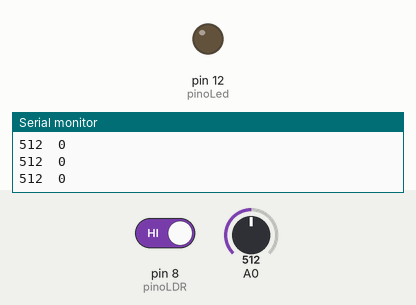
A sketch run on a simulated Arduino Uno, built with avr-gcc and run on an emulated ATmega328P. Shown: output pins drawn as LEDs (lit = HIGH), the last lines printed to the serial monitor. The test bench sets the inputs (shaded band); at power-on: pin 8 (pinoLDR) HIGH, A0 = 512.

Above: at 1.2 s.
1.3 s: pin 8 (pinoLDR) driven LOW
At 1.8 s:
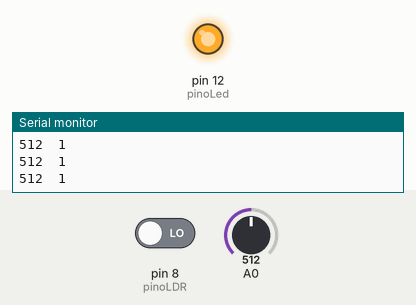
2.8 s: A0 set to 991
4.3 s: A0 set to 1012
7.3 s: pin 8 (pinoLDR) driven HIGH
At 7.7 s:
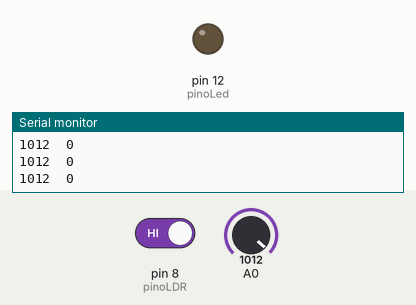
Timing chart, 0 to 9.8 s (numbered marks = the images above; inputs shaded):
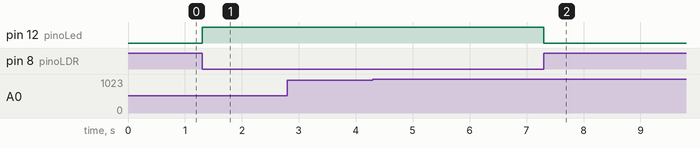

Measured:
- after the input at 1.3 s, pin 12 (pinoLed): LOW → HIGH at once
- after the input at 7.3 s, pin 12 (pinoLed): HIGH → LOW at once

The sketch:

Sensor_LDR.ino
```cpp
const int pinoLed = 12;
const int pinoLDR = 8;

void setup() {
  Serial.begin(9600);
  pinMode(pinoLed,OUTPUT);
  pinMode(pinoLDR,INPUT);
}

void loop() {
  if(digitalRead(pinoLDR)==LOW){
    digitalWrite(pinoLed,HIGH);
  }else{
    digitalWrite(pinoLed,LOW);
  }
  Serial.print(analogRead(pinoLDR));
  Serial.print("\t");
  Serial.println(digitalRead(pinoLed));
}
```
